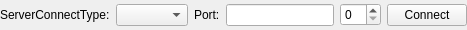
                    <widget class="QWidget" name="widget_12" native="true">
                     <property name="sizePolicy">
                      <sizepolicy hsizetype="Preferred" vsizetype="Preferred">
                       <horstretch>0</horstretch>
                       <verstretch>0</verstretch>
                      </sizepolicy>
                     </property>
                     <property name="maximumSize">
                      <size>
                       <width>16777215</width>
                       <height>30</height>
                      </size>
                     </property>
                     <layout class="QHBoxLayout" name="horizontalLayout_19">
                      <property name="leftMargin">
                       <number>0</number>
                      </property>
                      <property name="topMargin">
                       <number>0</number>
                      </property>
                      <property name="rightMargin">
                       <number>0</number>
                      </property>
                      <property name="bottomMargin">
                       <number>0</number>
                      </property>
                      <item>
                       <widget class="QLabel" name="label_12">
                        <property name="text">
                         <string>ServerConnectType:</string>
                        </property>
                       </widget>
                      </item>
                      <item>
                       <widget class="QComboBox" name="cboConnType"/>
                      </item>
                      <item>
                       <widget class="QLabel" name="label_13">
                        <property name="text">
                         <string>Port:</string>
                        </property>
                       </widget>
                      </item>
                      <item>
                       <widget class="QLineEdit" name="txtServer"/>
                      </item>
                      <item>
                       <widget class="QSpinBox" name="spinAddr"/>
                      </item>
                      <item>
                       <widget class="QPushButton" name="btnConnect">
                        <property name="text">
                         <string>Connect</string>
                        </property>
                       </widget>
                      </item>
                     </layout>
                    </widget>
